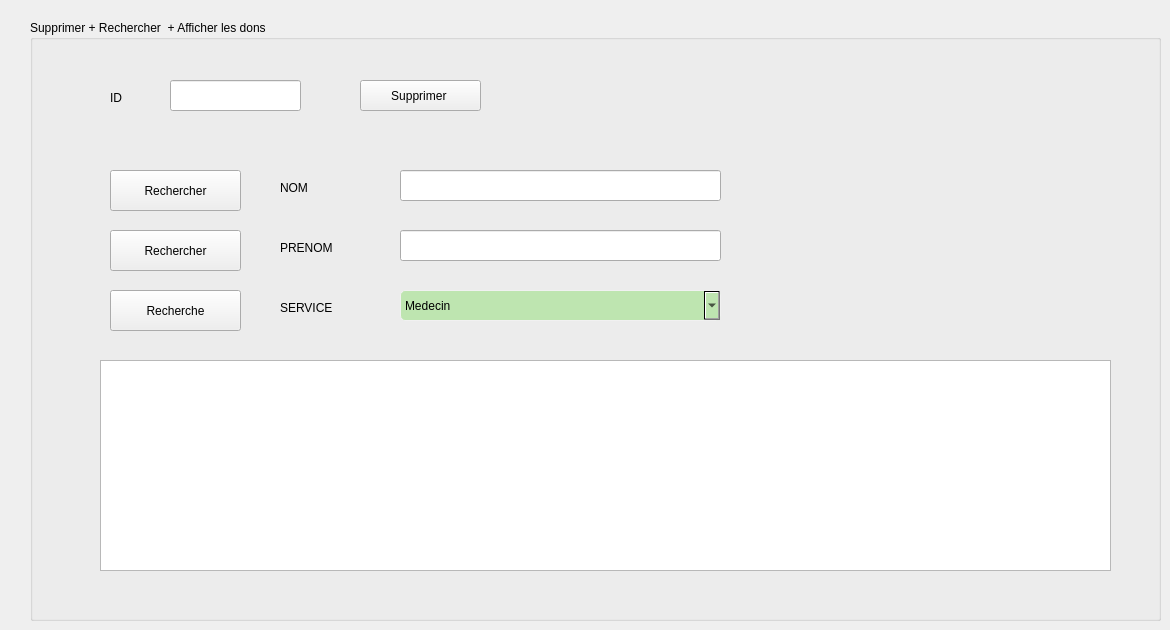
      <widget class="QWidget" name="page_11">
       <widget class="QGroupBox" name="groupBox_8">
        <property name="geometry">
         <rect>
          <x>30</x>
          <y>20</y>
          <width>1131</width>
          <height>601</height>
         </rect>
        </property>
        <property name="title">
         <string>Supprimer + Rechercher  + Afficher les dons</string>
        </property>
        <widget class="QLineEdit" name="le_cin_supp">
         <property name="geometry">
          <rect>
           <x>140</x>
           <y>60</y>
           <width>131</width>
           <height>31</height>
          </rect>
         </property>
        </widget>
        <widget class="QLabel" name="label_18">
         <property name="geometry">
          <rect>
           <x>250</x>
           <y>280</y>
           <width>56</width>
           <height>16</height>
          </rect>
         </property>
         <property name="text">
          <string>SERVICE</string>
         </property>
        </widget>
        <widget class="QPushButton" name="recherche_role">
         <property name="geometry">
          <rect>
           <x>80</x>
           <y>270</y>
           <width>131</width>
           <height>41</height>
          </rect>
         </property>
         <property name="text">
          <string>Recherche</string>
         </property>
        </widget>
        <widget class="QComboBox" name="combo_recherche">
         <property name="geometry">
          <rect>
           <x>370</x>
           <y>270</y>
           <width>321</width>
           <height>31</height>
          </rect>
         </property>
         <property name="styleSheet">
          <string notr="true"> background-color: QLinearGradient( x1: 0, y1: 0, x2: 0, y2: 1, stop: 0 #BEE5B0, stop: 0 #BEE5B0, stop: 1 #BEE5B0);
    border-style: solid;
    border: 1px solid #f1f1f1;
    border-radius: 5;</string>
         </property>
         <item>
          <property name="text">
           <string>Medecin</string>
          </property>
         </item>
         <item>
          <property name="text">
           <string>Enseignant</string>
          </property>
         </item>
         <item>
          <property name="text">
           <string>Benevole</string>
          </property>
         </item>
        </widget>
        <widget class="QTableView" name="tab_recherche">
         <property name="geometry">
          <rect>
           <x>70</x>
           <y>340</y>
           <width>1011</width>
           <height>211</height>
          </rect>
         </property>
        </widget>
        <widget class="QLabel" name="label_19">
         <property name="geometry">
          <rect>
           <x>250</x>
           <y>160</y>
           <width>56</width>
           <height>16</height>
          </rect>
         </property>
         <property name="text">
          <string>NOM</string>
         </property>
        </widget>
        <widget class="QPushButton" name="pb_supprimer">
         <property name="geometry">
          <rect>
           <x>330</x>
           <y>60</y>
           <width>121</width>
           <height>31</height>
          </rect>
         </property>
         <property name="text">
          <string>Supprimer </string>
         </property>
        </widget>
        <widget class="QLabel" name="label_20">
         <property name="geometry">
          <rect>
           <x>80</x>
           <y>70</y>
           <width>41</width>
           <height>16</height>
          </rect>
         </property>
         <property name="text">
          <string>ID</string>
         </property>
        </widget>
        <widget class="QLineEdit" name="recherche">
         <property name="geometry">
          <rect>
           <x>370</x>
           <y>150</y>
           <width>321</width>
           <height>31</height>
          </rect>
         </property>
        </widget>
        <widget class="QPushButton" name="pushButton_11">
         <property name="geometry">
          <rect>
           <x>80</x>
           <y>150</y>
           <width>131</width>
           <height>41</height>
          </rect>
         </property>
         <property name="text">
          <string>Rechercher</string>
         </property>
        </widget>
        <widget class="QPushButton" name="pushButton_12">
         <property name="geometry">
          <rect>
           <x>80</x>
           <y>210</y>
           <width>131</width>
           <height>41</height>
          </rect>
         </property>
         <property name="text">
          <string>Rechercher</string>
         </property>
        </widget>
        <widget class="QLabel" name="label_23">
         <property name="geometry">
          <rect>
           <x>250</x>
           <y>220</y>
           <width>56</width>
           <height>16</height>
          </rect>
         </property>
         <property name="text">
          <string>PRENOM</string>
         </property>
        </widget>
        <widget class="QLineEdit" name="recherche_2">
         <property name="geometry">
          <rect>
           <x>370</x>
           <y>210</y>
           <width>321</width>
           <height>31</height>
          </rect>
         </property>
        </widget>
       </widget>
      </widget>
